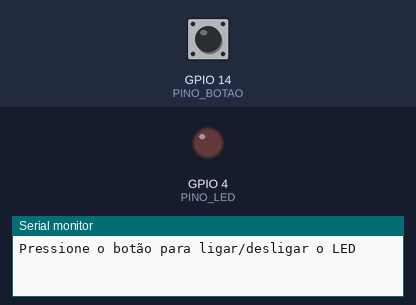
Recording of a sketch running on a simulated ESP32. Shown: output pins drawn as LEDs (lit = HIGH), the last lines printed to the serial monitor. Inputs (shaded band) come from the test bench; at power-on: GPIO 14 (PINO_BOTAO) HIGH.

Above: at 1.2 s.
1.3 s: GPIO 14 (PINO_BOTAO) pulled LOW for 0.15 s
At 2.2 s:
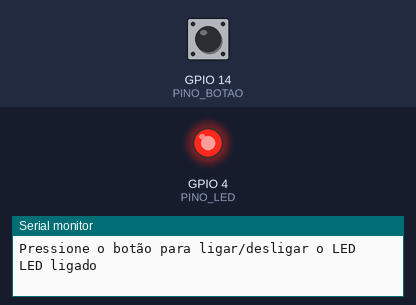
2.9 s: GPIO 14 (PINO_BOTAO) pulled LOW for 1 s
At 3.4 s:
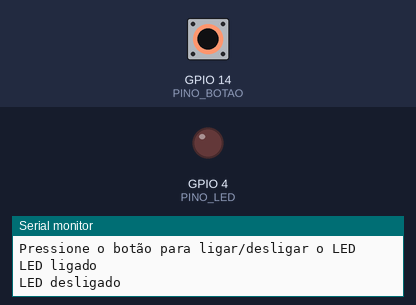
5.4 s: GPIO 14 (PINO_BOTAO) pulled LOW for 3.2 s
At 6.5 s:
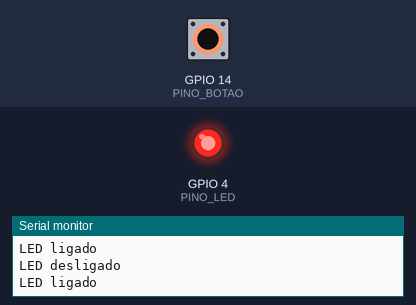
Timing chart, 0 to 8.4 s (numbered marks = the images above; inputs shaded):
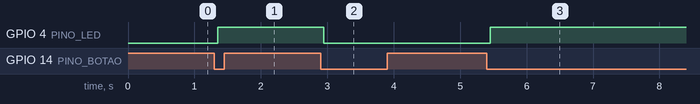

The sketch:

botao_toggle.ino
```cpp
/*
 * Projeto: Botão liga/desliga LED (toggle)
 * Livro: ESP32 Descomplicado — Capítulo 6
 * Autor: Felipe Tavares
 * Descrição: Cada pressão no botão alterna o estado do LED entre ligado
 *            e desligado. Usa pull-up interno do ESP32 e debounce por delay.
 * Hardware: ESP32 DevKit v1 + 1 LED + 1 resistor 220Ω + 1 botão push + protoboard
 *           LED → resistor 220Ω → GPIO4
 *           Botão → GPIO14 e GND (sem resistor externo — usa pull-up interno)
 * Testado em: Arduino IDE 2.x, pacote ESP32 by Espressif Systems
 * Wokwi: montar conforme descrito no capítulo
 *
 * Se você usar este projeto em publicações, vídeos ou repositórios,
 * mantenha este cabeçalho com a atribuição ao autor.
 */

#define PINO_LED    4
#define PINO_BOTAO  14

// Variável que guarda o estado atual do LED.
// Começa false (apagado) e alterna a cada pressão do botão.
bool ledLigado = false;

void setup() {
  // LED como saída
  pinMode(PINO_LED, OUTPUT);

  // Botão como entrada com pull-up interno ativado.
  // Com pull-up interno, o pino lê HIGH quando o botão está solto
  // e LOW quando o botão é pressionado (conecta o pino ao GND).
  // Isso elimina a necessidade de um resistor externo no circuito.
  pinMode(PINO_BOTAO, INPUT_PULLUP);

  // Estado inicial: LED apagado
  digitalWrite(PINO_LED, LOW);

  Serial.begin(115200);
  Serial.println("Pressione o botão para ligar/desligar o LED");
}

void loop() {
  // Verifica se o botão foi pressionado.
  // LOW significa pressionado porque o pull-up mantém o pino em HIGH
  // — quando o botão é apertado, ele conecta o pino diretamente ao GND.
  if (digitalRead(PINO_BOTAO) == LOW) {

    // Debounce: aguarda 50ms e confirma que o botão ainda está pressionado.
    // Sem isso, o contato metálico do botão "treme" por alguns milissegundos
    // ao ser pressionado, gerando múltiplas leituras de um único clique.
    delay(50);
    if (digitalRead(PINO_BOTAO) == LOW) {

      // Alterna o estado: se estava true vira false, se estava false vira true
      ledLigado = !ledLigado;

      // Aplica o novo estado ao LED
      digitalWrite(PINO_LED, ledLigado ? HIGH : LOW);

      // Informa pelo Serial
      if (ledLigado) {
        Serial.println("LED ligado");
      } else {
        Serial.println("LED desligado");
      }

      // Aguarda o botão ser solto antes de continuar.
      // Sem isso, enquanto o botão permanecer pressionado o loop roda
      // repetidamente e o LED fica alternando dezenas de vezes por segundo.
      while (digitalRead(PINO_BOTAO) == LOW);

      // Pequeno delay após soltar para evitar leitura do rebote na soltura
      delay(50);
    }
  }
}
```

Measured:
- after the input at 1.3 s, GPIO 4 (PINO_LED): LOW → HIGH after 0.05 s
- after the input at 2.9 s, GPIO 4 (PINO_LED): HIGH → LOW after 0.05 s
- after the input at 5.4 s, GPIO 4 (PINO_LED): LOW → HIGH after 0.05 s
